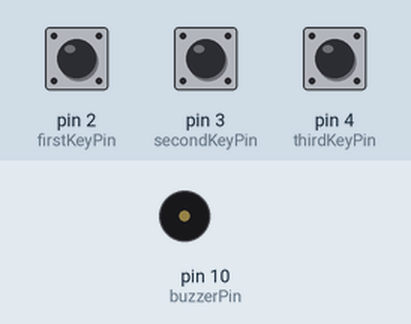
This sketch was run on a simulated Arduino Uno, built with avr-gcc and run on an emulated ATmega328P. Parts: buzzer (waves = sounding). The inputs (shaded band) are chosen by the test bench; at power-on: pin 2 (firstKeyPin) HIGH, pin 3 (secondKeyPin) HIGH, pin 4 (thirdKeyPin) HIGH.

Above: at 1.2 s.
1.3 s: pin 2 (firstKeyPin) pulled LOW for 0.15 s
At 1.37 s:
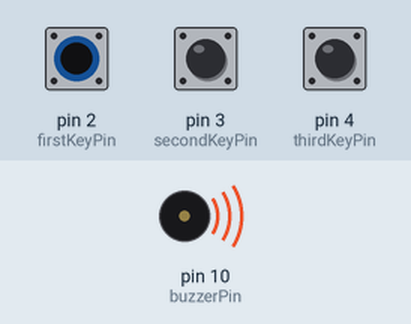
2.9 s: pin 2 (firstKeyPin) pulled LOW for 3.2 s
At 6.8 s:
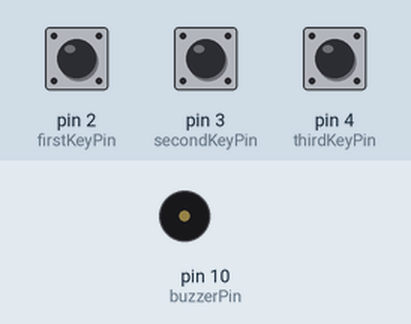
7.6 s: pin 3 (secondKeyPin) pulled LOW for 3.2 s
At 8.0 s:
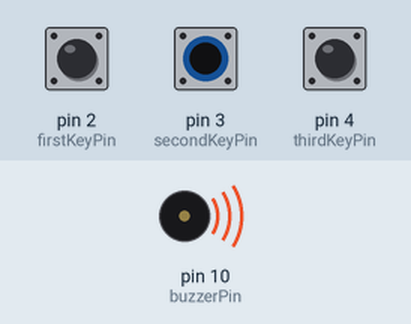
Timing chart, 0 to 12.3 s (numbered marks = the images above; inputs shaded):
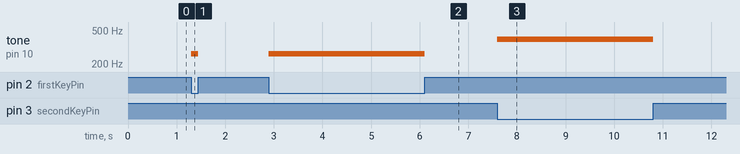

Measured:
- after the input at 1.3 s, tone on pin 10 (buzzerPin): silent → 262 Hz at once, → silent 0.15 s later
- after the input at 2.9 s, tone on pin 10 (buzzerPin): silent → 262 Hz at once, → silent 3.2 s later
- after the input at 7.6 s, tone on pin 10 (buzzerPin): silent → 392 Hz at once, → silent 3.2 s later

The sketch:

SIK_Circuit_2B-DigitalTrumpet.ino
```cpp
/*
  SparkFun Inventor’s Kit
  Circuit 2B-ButtonTrumpet

  Use 3 buttons plugged to play musical notes on a buzzer.

  This sketch was written by SparkFun Electronics, with lots of help from the Arduino community.
  This code is completely free for any use.

  View circuit diagram and instructions at: https://learn.sparkfun.com/tutorials/sparkfun-inventors-kit-experiment-guide---v41
  Download drawings and code at: https://github.com/sparkfun/SIK-Guide-Code
*/

//set the pins for the button and buzzer
int firstKeyPin = 2;
int secondKeyPin = 3;
int thirdKeyPin = 4;

int buzzerPin = 10;


void setup() {
  //set the button pins as inputs
  pinMode(firstKeyPin, INPUT_PULLUP);
  pinMode(secondKeyPin, INPUT_PULLUP);
  pinMode(thirdKeyPin, INPUT_PULLUP);

  //set the buzzer pin as an output
  pinMode(buzzerPin, OUTPUT);
}

void loop() {

  if (digitalRead(firstKeyPin) == LOW) {      //if the first key is pressed
    tone(buzzerPin, 262);                     //play the frequency for c
  }
  else if (digitalRead(secondKeyPin) == LOW) { //if the second key is pressed
    tone(buzzerPin, 392);                     //play the frequency for g
  }
  else if (digitalRead(thirdKeyPin) == LOW) { //if the third key is pressed
    tone(buzzerPin, 440);                     //play the frequency for
  }
  else {
    noTone(buzzerPin);                        //if no key is pressed turn the buzzer off
  }
}

/*
  note  frequency
  c     262 Hz
  d     294 Hz
  e     330 Hz
  f     349 Hz
  g     392 Hz
  a     440 Hz
  b     494 Hz
  C     523 Hz
*/
```
